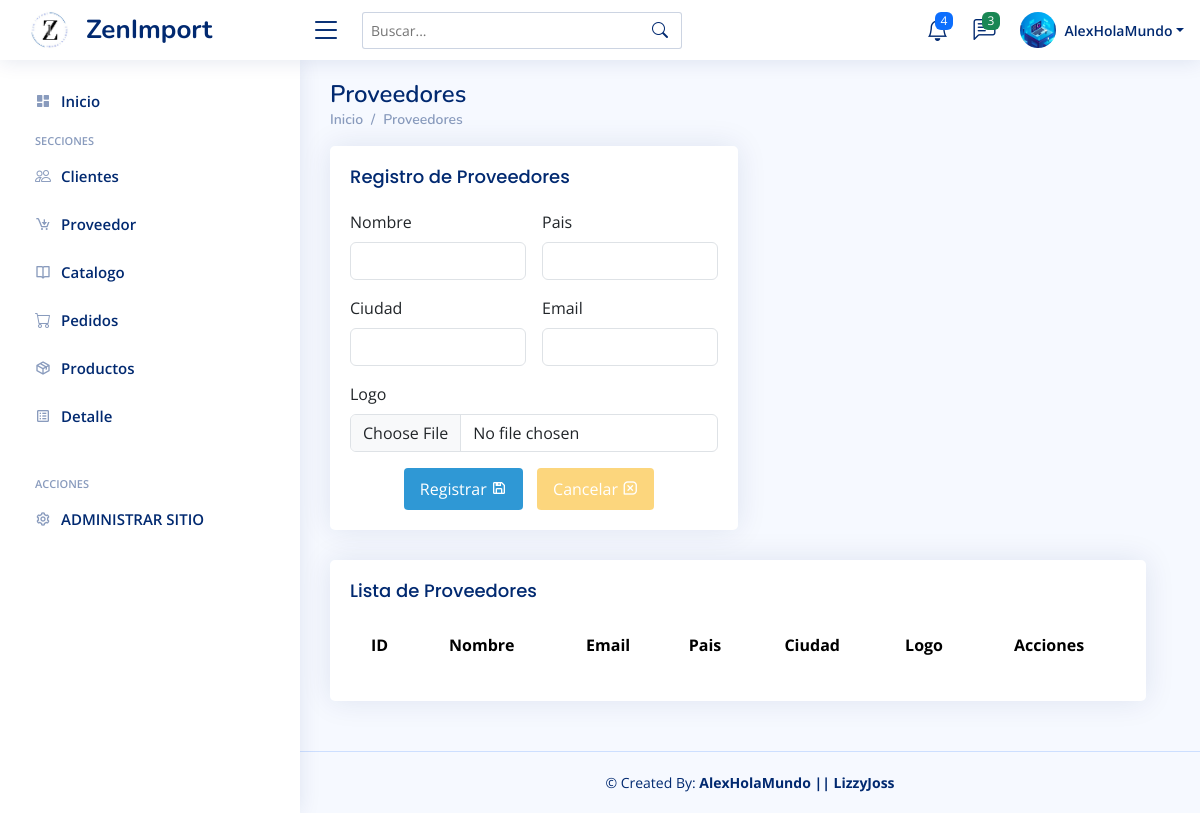
/listaProveedores/, run on an earlier commit of the app's database.
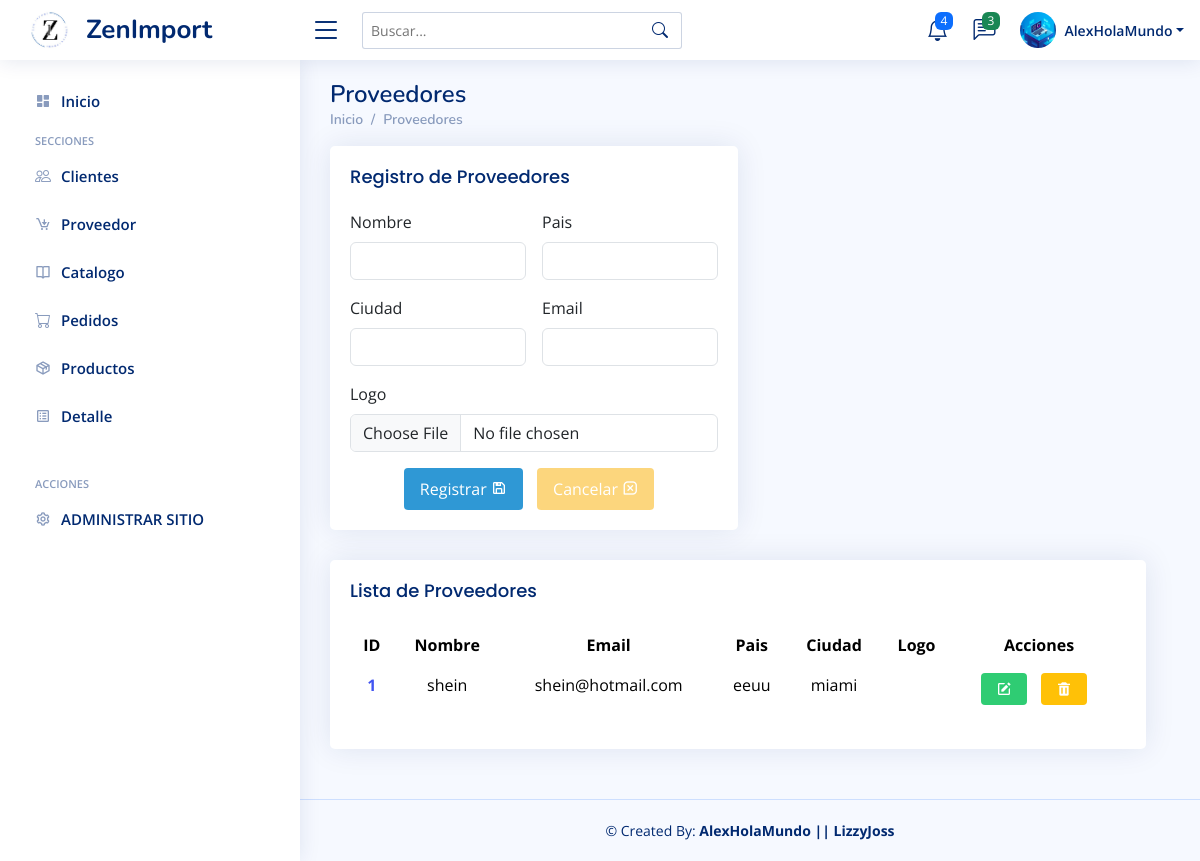
And on a later commit of the database.
### Aplicaciones/Importaciones/models.py (models this page shows, shortened)
class Proveedor(models.Model):
    idProveedor=models.AutoField(primary_key=True)
    nombre=models.CharField(max_length=50)
    email=models.CharField(max_length=150)
    pais=models.CharField(max_length=50)
    ciudad=models.CharField(max_length=50)
    logo=models.FileField(upload_to='proveedores', null=True, blank=True)

### Aplicaciones/Importaciones/views.py (the view)
# urls.py: path('listaProveedores/', views.listaProveedores),
def listaProveedores(request):
    proveedorBdd=Proveedor.objects.all()
    return render(request, 'Proveedor/listaProveedores.html', {'proveedores':proveedorBdd})

### Aplicaciones/Importaciones/templates/Proveedor/listaProveedores.html (shortened to what this page needs)
{% extends '../plantilla.html'%} {%block contenido%} {%load static%}
<main id="main" class="main">
  <div class="pagetitle">
    <h1>Proveedores</h1>
    <nav>
      <ol class="breadcrumb">
        <li class="breadcrumb-item"><a href="/">Inicio</a></li>
        <li class="breadcrumb-item">Proveedores</li>
      </ol>
    </nav>
  </div>
  <section class="section">
    <div class="row">
      <div class="col-lg-6">
        <div class="card">
          <div class="card-body">
            <h5 class="card-title">Registro de Proveedores</h5>
            <form
              class="row g-3"
              method="POST"
              action="/guardarProveedor/"
              enctype="multipart/form-data"
              id="formProveedores"
            >
              <div class="col-md-6">
                <label for="inputName5" class="form-label">Nombre</label>
                <input
                  type="text"
                  class="form-control"
                  id="nombre"
                  name="nombre"
                />
              </div>
              <div class="col-md-6">
                <label for="inputName5" class="form-label">Pais</label>
                <input type="text" class="form-control" id="pais" name="pais" />
              </div>
              <div class="col-md-6">
                <label for="inputName5" class="form-label">Ciudad</label>
                <input
                  type="text"
                  class="form-control"
                  id="ciudad"
                  name="ciudad"
                />
              </div>
              <div class="col-md-6">
                <label for="inputEmail5" class="form-label">Email</label>
                <input
                  type="email"
                  class="form-control"
                  id="email"
                  name="email"
                />
              </div>
              <div class="col-md-12">
                <label for="inputName5" class="form-label">Logo</label>
                <input
                  type="file"
                  class="form-control"
                  id="logo"
                  name="logo"
                  accept="image/*"
                />
              </div>
              <div class="text-center">
                <button type="submit" class="btn btn-registrar">
                  Registrar <i class="bx bx-save"></i>
                </button>
                <button type="reset" class="btn btn-cancelar">
                  Cancelar <i class="bx bx-message-square-x"></i>
                </button>
              </div>
            </form>
          </div>
        </div>
      </div>
      <div class="row">
        <div class="col-12">
          <div class="card recent-sales overflow-auto">
            <div class="card-body">
              <h5 class="card-title">Lista de Proveedores</h5>
              <table
                class="table table-borderless datatable"
                id="exportaciones"
              >
                <thead>
                  <tr>
                    <th scope="col" class="text-center">ID</th>
                    <th scope="col" class="text-center">Nombre</th>
                    <th scope="col" class="text-center">Email</th>
                    <th scope="col" class="text-center">Pais</th>
                    <th scope="col" class="text-center">Ciudad</th>
                    <th scope="col" class="text-center">Logo</th>
                    <th scope="col" class="text-center">Acciones</th>
                  </tr>
                </thead>
                <tbody>
                  {%for proveedor in proveedores%}
                  <tr>
                    <th class="text-center">
                      <a href="">{{proveedor.idProveedor}}</a>
                    </th>
                    <td class="text-center" data-nombre="{{proveedor.nombre}}">
                      {{proveedor.nombre}}
                    </td>
                    <td class="text-center" data-email="{{proveedor.email}}">
                      {{proveedor.email}}
                    </td>
                    <td class="text-center" data-direccion="{{proveedor.pais}}">
                      {{proveedor.pais}}
                    </td>
                    <td
                      class="text-center"
                      data-direccion="{{proveedor.ciudad}}"
                    >
                      {{proveedor.ciudad}}
                    </td>
                    <td>
                    </td>
                    <td class="text-center w-auto">
                      <a
                        href=""
                        data-toggle="modal"
                        data-target="#modalEditar{{proveedor.idProveedor}}"
                        data-proveedor-id="{{proveedor.idProveedor}}"
                        class="btn-editar-trigger"
                      >
                        <i class="bx bxs-edit btn-editar" title="Editar"></i>
                      </a>
                      <a
                        href="javascript:void(0);"
                        onclick="eliminarProveedor('/eliminarProveedor/{{proveedor.idProveedor}}')"
                        ><i
                          class="bx bxs-trash btn-eliminar"
                          title="Eliminar"
                        ></i
                      ></a>
                    </td>
                  </tr>
                  {%endfor%}
                </tbody>
              </table>
            </div>
          </div>
        </div>
      </div>
    </div>
  </section>
</main>
{%endblock%}

### Aplicaciones/Importaciones/templates/plantilla.html (shortened to what this page needs)
{% load static %}
<!DOCTYPE html>
<html lang="es">
  <head>
    <link
      href="{% static 'vendor/bootstrap/css/bootstrap.min.css'%}"
      rel="stylesheet"
    />
    <link
      href="{% static 'vendor/bootstrap-icons/bootstrap-icons.css'%}"
      rel="stylesheet"
    />
    <link
      href="{% static 'vendor/boxicons/css/boxicons.min.css'%}"
      rel="stylesheet"
    />
    <link href="{% static 'vendor/quill/quill.snow.css'%}" rel="stylesheet" />
    <link href="{% static 'vendor/quill/quill.bubble.css'%}" rel="stylesheet" />
    <link
      href="{% static 'vendor/remixicon/remixicon.css'%}"
      rel="stylesheet"
    />
    <link
      href="{% static 'vendor/simple-datatables/style.css'%}"
      rel="stylesheet"
    />
    <link
      rel="stylesheet"
      type="text/css"
      href="https://cdn.datatables.net/1.10.24/css/jquery.dataTables.min.css"
    />
    <link
      rel="stylesheet"
      type="text/css"
      href="https://cdn.datatables.net/buttons/1.7.1/css/buttons.dataTables.min.css"
    />
    <link href="{% static 'css/style.css'%}" rel="stylesheet" />
    <link
      rel="stylesheet"
      href="https://cdnjs.cloudflare.com/ajax/libs/izitoast/1.4.0/css/iziToast.css"
    />
    <link
      rel="stylesheet"
      href="https://cdnjs.cloudflare.com/ajax/libs/selectize.js/0.15.2/css/selectize.default.min.css"
    />
    <link
      rel="stylesheet"
      href="https://cdnjs.cloudflare.com/ajax/libs/bootstrap-fileinput/5.0.8/css/fileinput.min.css"
    />
  </head>
  <body>
    <header id="header" class="header fixed-top d-flex align-items-center">
      <div class="d-flex align-items-center justify-content-between">
        <a href="/" class="logo d-flex align-items-center">
          <img src="{% static 'img/favicon.jpeg'%}" title="Logo" />
          <span class="d-none d-lg-block" title="Inicio">ZenImport</span>
        </a>
        <i class="bi bi-list toggle-sidebar-btn"></i>
      </div>
      <div class="search-bar">
        <form
          class="search-form d-flex align-items-center"
          method="POST"
          action="#"
        >
          <input
            type="text"
            name="query"
            placeholder="Buscar..."
            title="Enter search keyword"
          />
          <button type="submit" title="Search">
            <i class="bi bi-search"></i>
          </button>
        </form>
      </div>
      <nav class="header-nav ms-auto">
        <ul class="d-flex align-items-center">
          <li class="nav-item dropdown">
            <a class="nav-link nav-icon" href="#" data-bs-toggle="dropdown">
              <i class="bi bi-bell"></i>
              <span class="badge bg-primary badge-number">4</span> </a
            >
          </li>
          <li class="nav-item dropdown">
            <a class="nav-link nav-icon" href="#" data-bs-toggle="dropdown">
              <i class="bi bi-chat-left-text"></i>
              <span class="badge bg-success badge-number">3</span> </a
            >
          </li>
          <li class="nav-item dropdown pe-3">
            <a
              class="nav-link nav-profile d-flex align-items-center pe-0"
              href="#"
              data-bs-toggle="dropdown"
            >
              <img
                src="{% static 'img/user.png'%}"
                alt="Profile"
                class="rounded-circle"
              />
              <span class="d-none d-md-block dropdown-toggle ps-2"
                >AlexHolaMundo</span
              > </a
            >
          </li>
        </ul>
      </nav>
    </header>
    <aside id="sidebar" class="sidebar">
      <ul class="sidebar-nav" id="sidebar-nav">
        <li class="nav-item">
          <a class="nav-link collapsed" href="/">
            <i class="bx bxs-dashboard"></i>
            <span>Inicio</span>
          </a>
        </li>
        <li class="nav-heading">Secciones</li>
        <li class="nav-item">
          <a class="nav-link collapsed" href="/listaClientes">
            <i class="bi bi-people"></i>
            <span>Clientes</span>
          </a>
        </li>
        <li class="nav-item">
          <a class="nav-link collapsed" href="/listaProveedores">
            <i class="bx bx-cart-download"></i>
            <span>Proveedor</span>
          </a>
        </li>
        <li class="nav-item">
          <a class="nav-link collapsed" href="/listaCatalogos">
            <i class="bx bx-book-open"></i>
            <span>Catalogo</span>
          </a>
        </li>
        <li class="nav-item">
          <a class="nav-link collapsed" href="/listaPedidos">
            <i class="bi bi-cart"></i>
            <span>Pedidos</span>
          </a>
        </li>
        <li class="nav-item">
          <a class="nav-link collapsed" href="/listaProductos">
            <i class="bx bx-package"></i>
            <span>Productos</span>
          </a>
        </li>
        <li class="nav-item">
          <a class="nav-link collapsed" href="/listaDetalles">
            <i class="bx bx-spreadsheet"></i>
            <span>Detalle</span>
          </a>
        </li>
        <br />
        <li class="nav-heading">Acciones</li>
        <li class="nav-item">
          <a class="nav-link collapsed" href="/admin">
            <i class="bx bx-cog"></i>
            <span>ADMINISTRAR SITIO</span>
          </a>
        </li>
      </ul>
    </aside>
    {%block contenido%} {%endblock%}
    <footer id="footer" class="footer">
      <div class="copyright">
        &copy; Created By:
        <strong><span>AlexHolaMundo || LizzyJoss</span></strong>
      </div>
    </footer>
  </body>
</html>

### ZenImport/static/css/style.css (style rules this page uses)
:root { scroll-behavior: smooth; }
body { font-family: 'Open Sans', sans-serif; background: #f6f9ff; color: #444444; }
a { color: #4154f1; text-decoration: none; }
h1, h2, h3, h4, h5, h6 { font-family: 'Nunito', sans-serif; }
#main { margin-top: 60px; padding: 20px 30px; transition: all 0.3s; }
.pagetitle { margin-bottom: 10px; }
.pagetitle h1 { font-size: 24px; margin-bottom: 0; font-weight: 600; color: #012970; }
.card { margin-bottom: 30px; border: none; border-radius: 5px; box-shadow: 0px 0 30px rgba(1, 41, 112, 0.1); }
.card-title { padding: 20px 0 15px 0; font-size: 18px; font-weight: 500; color: #012970; font-family: 'Poppins', sans-serif; }
.card-body { padding: 0 20px 20px 20px; }
.breadcrumb { font-size: 14px; font-family: 'Nunito', sans-serif; color: #899bbd; font-weight: 600; }
.breadcrumb a { color: #899bbd; transition: 0.3s; }
.breadcrumb .breadcrumb-item::before { color: #899bbd; }
.logo { line-height: 1; }
@media (min-width: 1200px) { .logo { width: 280px; } }
.logo img { max-height: 60px; margin-right: 6px; }
.logo span { font-size: 26px; font-weight: 700; color: #012970; font-family: 'Nunito', sans-serif; }
.header { transition: all 0.5s; z-index: 997; height: 60px; box-shadow: 0px 2px 20px rgba(1, 41, 112, 0.1); background-color: #fff; padding-left: 20px; }
.header .toggle-sidebar-btn { font-size: 32px; padding-left: 10px; cursor: pointer; color: #012970; }
.header .search-bar { min-width: 360px; padding: 0 20px; }
.header .search-form { width: 100%; }
.header .search-form input { border: 0; font-size: 14px; color: #012970; border: 1px solid rgba(1, 41, 112, 0.2); padding: 7px 38px 7px 8px; border-radius: 3px; transition: 0.3s; width: 100%; }
.header .search-form button { border: 0; padding: 0; margin-left: -30px; background: none; }
.header .search-form button i { color: #012970; }
.header-nav ul { list-style: none; }
.header-nav > ul { margin: 0; padding: 0; }
.header-nav .nav-icon { font-size: 22px; color: #012970; margin-right: 25px; position: relative; }
.header-nav .nav-profile { color: #012970; }
.header-nav .nav-profile img { max-height: 36px; }
.header-nav .nav-profile span { font-size: 14px; font-weight: 600; }
.header-nav .badge-number { position: absolute; inset: -2px -5px auto auto; font-weight: normal; font-size: 12px; padding: 3px 6px; }
.sidebar { position: fixed; top: 60px; left: 0; bottom: 0; width: 300px; z-index: 996; transition: all 0.3s; padding: 20px; overflow-y: auto; scrollbar-width: thin; scrollbar-color: #aab7cf transparent; box-shadow: 0px 0px 20px rgba(1, 41, 112, 0.1); background-color: #fff; }
@media (min-width: 1200px) { #main, #footer { margin-left: 300px; } }
.sidebar-nav { padding: 0; margin: 0; list-style: none; }
.sidebar-nav li { padding: 0; margin: 0; list-style: none; }
.sidebar-nav .nav-item { margin-bottom: 5px; }
.sidebar-nav .nav-heading { font-size: 11px; text-transform: uppercase; color: #899bbd; font-weight: 600; margin: 10px 0 5px 15px; }
.sidebar-nav .nav-link { display: flex; align-items: center; font-size: 15px; font-weight: 600; color: #4154f1; transition: 0.3; background: #f6f9ff; padding: 10px 15px; border-radius: 4px; }
.sidebar-nav .nav-link i { font-size: 16px; margin-right: 10px; color: #4154f1; }
.sidebar-nav .nav-link.collapsed { color: #012970; background: #fff; }
.sidebar-nav .nav-link.collapsed i { color: #899bbd; }
.footer { padding: 20px 0; font-size: 14px; transition: all 0.3s; border-top: 1px solid #cddfff; }
.footer .copyright { text-align: center; color: #012970; }
.btn-editar { background-color: #2fcc73; color: #fff; padding: 8px 15px; border-radius: 4px; transition: 0.4s; margin-right: 10px; }
.btn-eliminar { background-color: #ffc107; color: #fff; padding: 8px 15px; border-radius: 4px; transition: 0.4s; margin-right: 10px; }
.btn-registrar { background-color: #2f98d5; color: #ffffff; padding: 8px 15px; border-radius: 4px; transition: 0.4s; margin-right: 10px; }
.btn-cancelar { background-color: #fcd67d; color: #ffffff; padding: 8px 15px; border-radius: 4px; transition: 0.4s; margin-right: 10px; }

What changed in the data, as far as the page shows it:
added Proveedor: idProveedor "1", nombre "shein", email "shein@hotmail.com", pais "eeuu", ciudad "miami"
